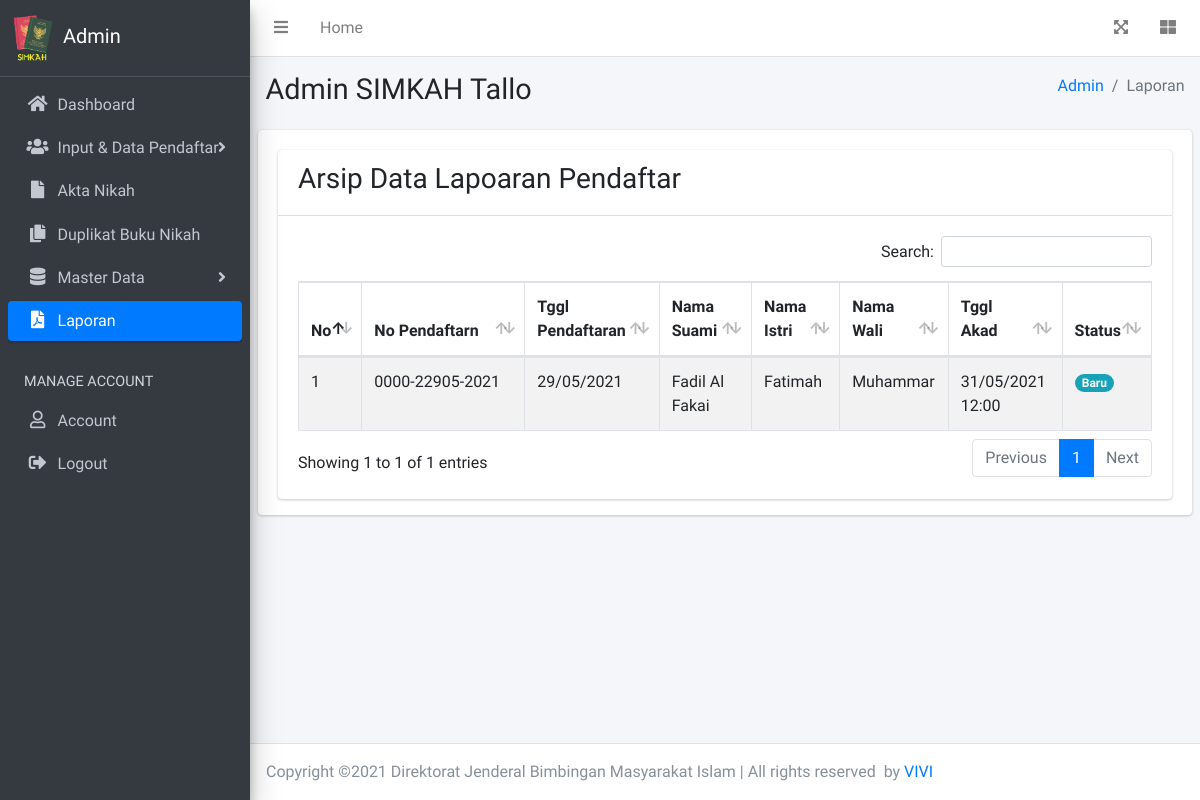
Before: /admin/laporan.php (signed in) with the older database file.
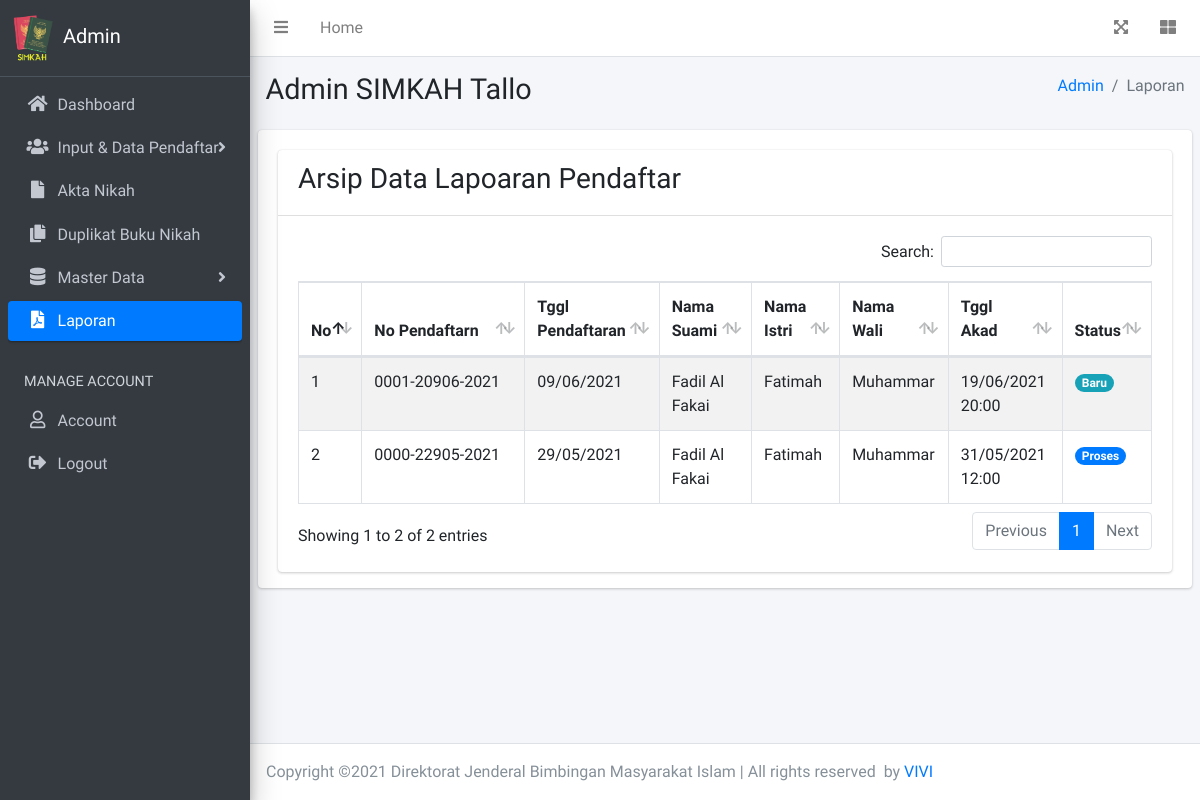
After: the same page with the newer database file.
### tables this page shows
CREATE TABLE `tb_pendaftar` (
  `id` int(11) NOT NULL,
  `no_pendaftarn` varchar(255) NOT NULL,
  `desa_id` int(11) NOT NULL,
  `tempat_nikah` varchar(255) NOT NULL,
  `tggl_akad` date NOT NULL,
  `waktu_akad` varchar(255) NOT NULL,
  `lokasi_nikah` varchar(255) NOT NULL,
  `email_pendaftar` varchar(255) DEFAULT NULL,
  `penghulu_id` int(11) DEFAULT NULL,
  `status` varchar(255) NOT NULL,
  `tanggal_daftar` datetime NOT NULL
);

CREATE TABLE `tb_data_suami` (
  `id` int(11) NOT NULL,
  `pendaftar_id` int(11) NOT NULL,
  `warga_negara` varchar(255) NOT NULL,
  `nik` varchar(255) NOT NULL,
  `nama` varchar(255) NOT NULL,
  `tempat_lahir` varchar(255) NOT NULL,
  `tggl_lahir` datetime NOT NULL,
  `umur` varchar(11) NOT NULL,
  `alamat` varchar(255) NOT NULL,
  `status` varchar(255) NOT NULL,
  `agama` varchar(255) NOT NULL,
  `pekerjaan` varchar(255) NOT NULL,
  `pas_foto` varchar(255) NOT NULL
);

CREATE TABLE `tb_data_istri` (
  `id` int(11) NOT NULL,
  `pendaftar_id` int(11) NOT NULL,
  `warga_negara` varchar(255) NOT NULL,
  `nik` varchar(255) NOT NULL,
  `nama` varchar(255) NOT NULL,
  `tempat_lahir` varchar(255) NOT NULL,
  `tggl_lahir` datetime NOT NULL,
  `umur` varchar(11) NOT NULL,
  `alamat` varchar(255) NOT NULL,
  `status` varchar(255) NOT NULL,
  `agama` varchar(255) NOT NULL,
  `pekerjaan` varchar(255) NOT NULL,
  `pas_foto` varchar(255) NOT NULL
);

CREATE TABLE `tb_data_wali` (
  `id` int(11) NOT NULL,
  `pendaftar_id` int(11) NOT NULL,
  `nik` varchar(255) NOT NULL,
  `no_kk` varchar(255) NOT NULL,
  `nama` varchar(255) NOT NULL,
  `status` varchar(255) NOT NULL,
  `agama` varchar(255) NOT NULL,
  `hubungan` varchar(255) NOT NULL,
  `tempat_lahir` varchar(255) NOT NULL,
  `tggl_lahir` varchar(255) NOT NULL,
  `umur` varchar(11) NOT NULL,
  `alamat` varchar(255) NOT NULL,
  `no_telepon` varchar(25) NOT NULL,
  `pekerjaan` varchar(255) NOT NULL,
  `bin` varchar(255) NOT NULL
);

### admin/laporan.php (the view, shortened to what this page needs)
<?php
require('template/header.php');
$pendaftar = mysqli_query($conn, "SELECT * FROM tb_pendaftar ORDER BY id DESC");
?>
<div class="content-wrapper">
	<div class="content-header">
		<div class="container-fluid">
			<div class="row mb-2">
				<div class="col-sm-6">
					<h1 class="m-0">Admin SIMKAH Tallo</h1>
				</div>
				<div class="col-sm-6">
					<ol class="breadcrumb float-sm-right">
						<li class="breadcrumb-item"><a href="index.php">Admin</a></li>
						<li class="breadcrumb-item active">Laporan</li>
					</ol>
				</div>
			</div>
		</div>
	</div>
	<section class="content">
		<div class="card card-solid">
			<div class="card-body pb-0">
				<div class="row m-b-30">
					<div class="col-12">
						<div class="card">
							<div class="card-header">
								<h3>Arsip Data Lapoaran Pendaftar</h3>
							</div>
							<div class="card-body">
								<table id="dataTablelaporan" class="table table-bordered table-striped">
									<thead>
										<tr>
											<th width="1">No</th>
											<th width="120">No Pendaftarn</th>
											<th>Tggl Pendaftaran</th>
											<th>Nama Suami</th>
											<th>Nama Istri</th>
											<th>Nama Wali</th>
											<th>Tggl Akad</th>
											<th>Status</th>
										</tr>
									</thead>
									<tbody>
										<?php $no=1; foreach ($pendaftar as $dta) {
											$pendaftar_id = $dta['id'];
											$data_sm = mysqli_query($conn, "SELECT * FROM tb_data_suami WHERE pendaftar_id='$pendaftar_id'");
											$data_is = mysqli_query($conn, "SELECT * FROM tb_data_istri WHERE pendaftar_id='$pendaftar_id'");
											$data_wl = mysqli_query($conn, "SELECT * FROM tb_data_wali WHERE pendaftar_id='$pendaftar_id'");
											$dsm = mysqli_fetch_assoc($data_sm);
											$dis = mysqli_fetch_assoc($data_is);
											$dwl = mysqli_fetch_assoc($data_wl);
											if ($dta['status'] == 'new') {
												$status = 'Baru';
												$warna = 'info';
											} else if ($dta['status'] == 'acc') {
												$status = 'Proses';
												$warna = 'primary';
											} else if ($dta['status'] == 'finish') {
												$status = 'Selesai';
												$warna = 'success';
											} else if ($dta['status'] == 'refuse') {
												$status = 'Ditolak';
												$warna = 'danger';
											}
											?>
											<tr>
												<td><?= $no ?></td>
												<td><?= $dta['no_pendaftarn'] ?></td>
												<td><?= date('d/m/Y', strtotime($dta['tanggal_daftar'])) ?></td>
												<td><?= $dsm['nama'] ?></td>
												<td><?= $dis['nama'] ?></td>
												<td><?= $dwl['nama'] ?></td>
												<td><?= date('d/m/Y', strtotime($dta['tggl_akad'])).' '.$dta['waktu_akad'] ?></td>
												<td>
													<span class="badge badge-pill badge-<?= $warna ?>"><?= $status ?></span>
												</td>
											</tr>
											<?php $no=$no+1;
										} ?>
									</tbody>
								</table>
							</div>
						</div>
					</div>
				</div>
			</div>
		</div>
	</section>
</div>
<?php
require('template/footer.php');
?>

### admin/template/header.php (shortened to what this page needs)
<!DOCTYPE html>
<html lang="en">
<head>
  <link rel="stylesheet" href="plugins/fontawesome-free/css/all.min.css">
  <link rel="stylesheet" href="https://code.ionicframework.com/ionicons/2.0.1/css/ionicons.min.css">
  <link rel="stylesheet" href="plugins/tempusdominus-bootstrap-4/css/tempusdominus-bootstrap-4.min.css">
  <link rel="stylesheet" href="plugins/icheck-bootstrap/icheck-bootstrap.min.css">
  <link rel="stylesheet" href="plugins/jqvmap/jqvmap.min.css">
  <link rel="stylesheet" href="dist/css/adminlte.min.css">
  <link rel="stylesheet" href="plugins/overlayScrollbars/css/OverlayScrollbars.min.css">
  <link rel="stylesheet" href="plugins/daterangepicker/daterangepicker.css">
  <link rel="stylesheet" href="plugins/summernote/summernote-bs4.min.css">
  <link rel="stylesheet" href="plugins/datatables-bs4/css/dataTables.bootstrap4.min.css">
  <link rel="stylesheet" href="plugins/datatables-responsive/css/responsive.bootstrap4.min.css">
  <link rel="stylesheet" href="plugins/datatables-buttons/css/buttons.bootstrap4.min.css">
</head>
<body class="hold-transition sidebar-mini layout-fixed">
<div class="wrapper">
  <nav class="main-header navbar navbar-expand navbar-white navbar-light">
    <ul class="navbar-nav">
      <li class="nav-item">
        <a class="nav-link" data-widget="pushmenu" href="#" role="button"><i class="fas fa-bars"></i></a>
      </li>
      <li class="nav-item d-none d-sm-inline-block">
        <a href="index3.html" class="nav-link">Home</a>
      </li>
    </ul>
    <ul class="navbar-nav ml-auto">
      <li class="nav-item">
        <a class="nav-link" data-widget="fullscreen" href="#" role="button">
          <i class="fas fa-expand-arrows-alt"></i>
        </a>
      </li>
      <li class="nav-item">
        <a class="nav-link" data-widget="control-sidebar" data-slide="true" href="#" role="button">
          <i class="fas fa-th-large"></i>
        </a>
      </li>
    </ul>
  </nav>
  <aside class="main-sidebar sidebar-dark-primary elevation-4">
    <a href="index3.html" class="brand-link">
      <img src="img/logo.png" alt="AdminLTE Logo" class="" height="50" width="50">
      <span class="brand-text font-weight-light">Admin</span>
    </a>
    <div class="sidebar">
      <nav class="mt-2">
        <ul class="nav nav-pills nav-sidebar flex-column" data-widget="treeview" role="menu" data-accordion="false">
          <li class="nav-item">
            <a href="index.php" class="nav-link" id="dashboard">
              <i class="nav-icon fas fa-home"></i>
              <p>Dashboard</p>
            </a>
          </li>
          <li class="nav-item">
            <a href="#" class="nav-link" id="input-data-pendaftar">
              <i class="nav-icon fas fa-users"></i>
              <p>
                Input & Data Pendaftar
                <i class="right fas fa-angle-right"></i>
              </p>
            </a>
          </li>
          <li class="nav-item">
            <a href="akta-nikah.php" class="nav-link" id="akta-nikah">
              <i class="nav-icon fas fa-file"></i>
              <p>Akta Nikah</p>
            </a>
          </li>
          <li class="nav-item">
            <a href="duplikat-buku-nikah.php" class="nav-link" id="duplikat-buku-nikah">
              <i class="nav-icon fas fa-copy"></i>
              <p>Duplikat Buku Nikah</p>
            </a>
          </li>
          <li class="nav-item">
            <a href="#" class="nav-link" id="master-data">
              <i class="nav-icon fas fa-database"></i>
              <p>
                Master Data
                <i class="right fas fa-angle-right"></i>
              </p>
            </a>
          </li>
          <li class="nav-item">
            <a href="laporan.php" class="nav-link" id="laporan">
              <i class="nav-icon fas fa-file-pdf"></i>
              <p>Laporan</p>
            </a>
          </li>
          <li class="nav-header">MANAGE ACCOUNT</li>
          <li class="nav-item">
            <a href="#" class="nav-link" data-toggle="modal" data-target="#modal-edt-akun">
              <i class="nav-icon far fa-user"></i>
              <p>
                Account
              </p>
            </a>
          </li>
          <li class="nav-item">
            <a href="logout.php" class="nav-link">
              <i class="nav-icon fa fa-sign-out-alt"></i>
              <p>
                Logout
              </p>
            </a>
          </li>
        </ul>
      </nav>
    </div>
  </aside>

### admin/template/footer.php (shortened to what this page needs)
<footer class="main-footer">
  Copyright &copy; Direktorat Jenderal Bimbingan Masyarakat Islam | All rights reserved  by <a href="https://www.instagram.com/auliaulfiana/?hl=id" target="_blank">VIVI</a>
</footer>
</div>
</body>
</html>

Changed rows visible on the page:
added tb_pendaftar: no_pendaftarn "0001-20906-2021", tanggal_daftar "09/06/2021", tb_data_suami.nama "Fadil Al Fakai", tb_data_istri.nama "Fatimah", tb_data_wali.nama "Muhammar", tggl_akad "19/06/2021", waktu_akad "20:00", status "Baru"
changed tb_pendaftar: status "Baru" → "Proses"
Other visible differences:
text written by a page script: "Search: Showing 1 to 1 of 1 entries Previous 1 Next" → "Search: Showing 1 to 2 of 2 entries Previous 1 Next"
